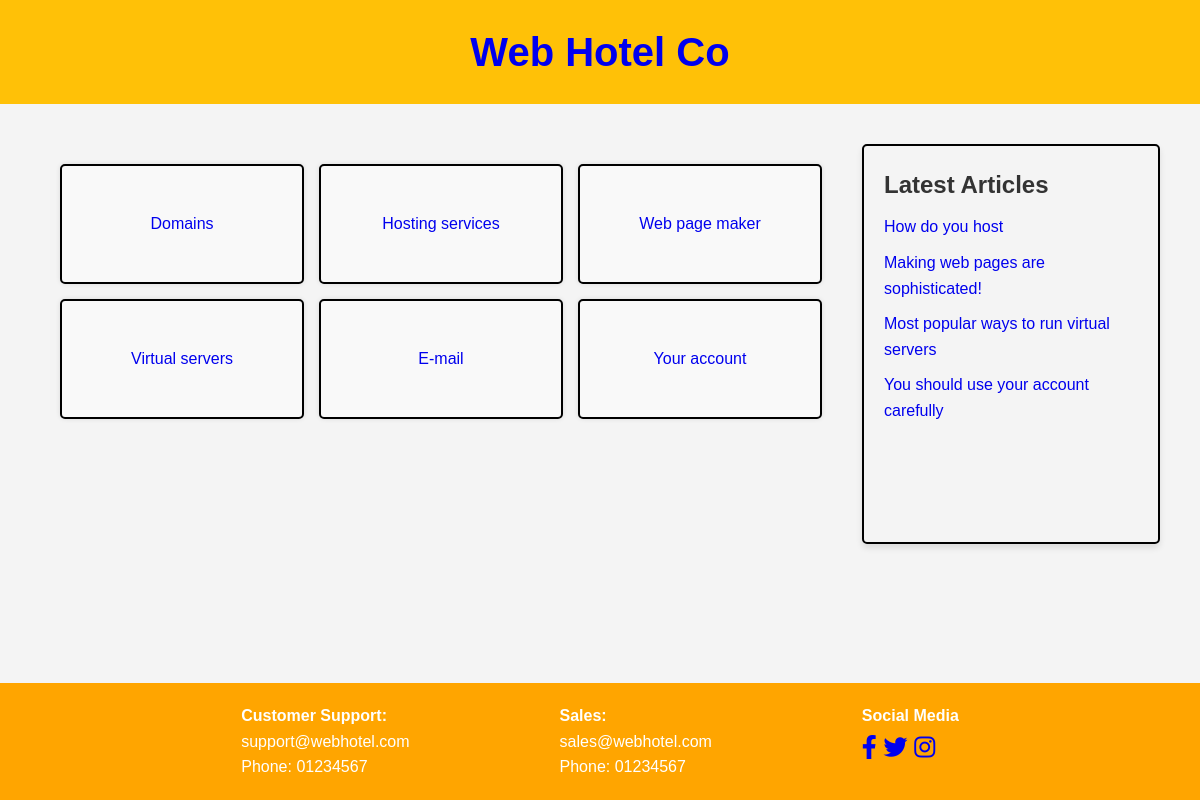
The page / on the database its author committed.
### tables this page shows
CREATE TABLE `categories` (
  `category_id` int(11) NOT NULL,
  `name` varchar(50) NOT NULL,
  `order_number` int(11) NOT NULL
);

CREATE TABLE `articles` (
  `article_id` int(11) NOT NULL,
  `title` varchar(200) NOT NULL,
  `text` text NOT NULL,
  `category_id` int(11) NOT NULL,
  `author` varchar(20) NOT NULL,
  `publish_date` date NOT NULL
);

### index.php (the view)
<?php include 'header.php'; ?>
<?php include 'db.php';  ?>
<main class="container">
    <section class="categories">
        <div class="category-grid">
            <?php
            $stmt = $pdo->query("SELECT * FROM categories");
            while ($category = $stmt->fetch(PDO::FETCH_ASSOC)) {
                echo '<div class="category-box"><a href="categories.php?category_id=' . $category['category_id'] . '">' . htmlspecialchars($category['name']) . '</a></div>';
            }
            ?>
        </div>
    </section>
    <section class="latest-articles">
        <h2>Latest Articles</h2>
        <ul>
            <?php
            $latest_articles_stmt = $pdo->query("SELECT * FROM articles ORDER BY publish_date DESC LIMIT 4");
            while ($article = $latest_articles_stmt->fetch(PDO::FETCH_ASSOC)) {
                echo '<li><a href="articles.php?id=' . $article['article_id'] . '">' . htmlspecialchars($article['title']) . '</a></li>';
            }
            ?>
        </ul>
    </section>
</main>
<?php include 'footer.php'; ?>

### styles.css (style rules this page uses)
* { margin: 0; padding: 0; box-sizing: border-box; }
html, body { height: 100%; }
.container { display: flex; flex-wrap: wrap; gap: 20px; padding: 20px; margin: 20px; justify-content: space-between; }
.categories { flex: 3; max-height: 400px; overflow: hidden; padding: 20px; }
.category-grid { display: grid; grid-template-columns: repeat(3, 1fr); gap: 15px; }
.category-box { background: #f9f9f9; border: 2px solid black; height: 120px; padding: 20px; text-align: center; align-content: center; border-radius: 5px; box-shadow: 0 0 5px rgba(0, 0, 0, 0.1); transition: background 0.3s ease; }
.latest-articles { flex: 1; min-height: 400px; padding: 20px; border: 2px solid black; border-radius: 5px; box-shadow: 0 4px 6px rgba(0, 0, 0, 0.1); }
.latest-articles ul { list-style-type: none; padding: 0; }
.latest-articles li { margin: 10px 0; }
a { text-decoration: none; }

### rows shown on the page
categories: name "Domains"
categories: name "Hosting services"
categories: name "Web page maker"
categories: name "Virtual servers"
categories: name "E-mail"
categories: name "Your account"
articles: title "How do you host"
articles: title "Making web pages are sophisticated!"
articles: title "Most popular ways to run virtual servers"
articles: title "You should use your account carefully"
